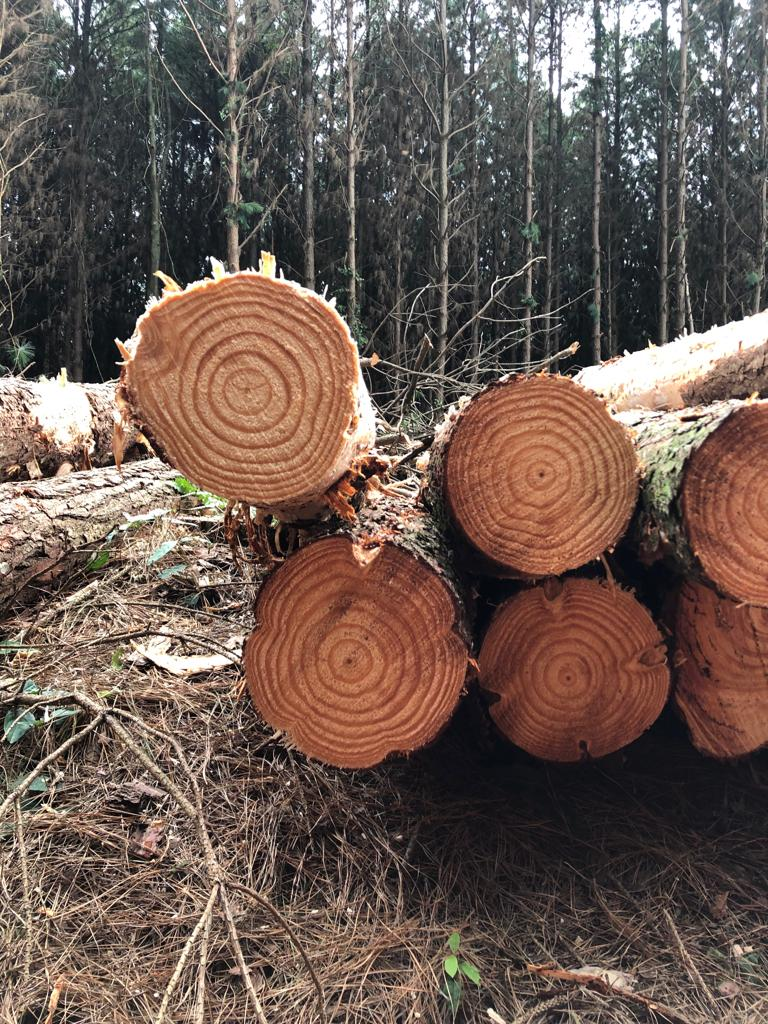
#> input picture image/sequence 1/1_1.jpeg, 768 x 1024 px
$ python -i helper.py   (imports and definitions only)
#> lines starting #> are read from the running program, lines starting #| are printed output that depends on the picture; after the words box and inside, x2 and y2 are one past the last pixel; in counts of white or black regions, pixels touching at a corner belong together
import math

import numpy as np
import cv2
import skimage
import scipy

from count_changes.count_changes import count_changes


def load_img(path):
	img = cv2.imread(path)
	return np.flip(img, 2) # opencv loads in BGR, order is flipped to convert to RGB


def hough_circle(img, min_radius, max_radius, radius_step, relative_threshold, normalize):
	radii = np.arange(min_radius, max_radius, radius_step)
	hough_space = skimage.transform.hough_circle(img, radii)

	# (accums, x, y, radii)
	return skimage.transform.hough_circle_peaks(hough_space, radii,
		threshold = relative_threshold * np.max(hough_space),
		min_xdistance = min_radius, min_ydistance = min_radius,
		normalize = normalize)


# [23 lines left out: functions draw_hough_circles, draw_circles, not called in this run]


def draw_hough_disks(shape, hough_circle_res, mask = None, mask_percentage = None, max_disks = None):
	disk_canvas = np.zeros(shape)

	if max_disks is None:
		indexes = np.flip(np.argsort(hough_circle_res[3])) # sort by highest radius
	else:
		indexes = np.argsort(hough_circle_res[0])[-max_disks:] # sort by highest accumulator value
	iter = zip(hough_circle_res[1][indexes], hough_circle_res[2][indexes], hough_circle_res[3][indexes])

	disks = []

	for center_x, center_y, radius in iter:
		if disk_canvas[center_y, center_x] == 1:
			continue	# ignora circulos cujo centro já está em outro circulo
		disk = skimage.draw.disk((center_y, center_x), radius, shape = disk_canvas.shape)

		if (mask is not None) and (mask_percentage is not None):
			if np.average(mask[disk]) < mask_percentage:
				continue

		disks.append((center_x, center_y, radius))
		disk_canvas[disk] = 1

	return disk_canvas, disks


# [17 lines left out: functions find_empty_square_sizes, get_square_range, not called in this run]


def mahalanobis_distance_from_mean(points, mean, covariance_matrix):
	covariance_inverse = np.linalg.inv(covariance_matrix)
	diff = points - mean
	return np.sum(diff @ covariance_inverse * diff, 1)


def normalize_0_to_1(arr):
	max = np.max(arr)
	min = np.min(arr)
	return (arr - min) / (max - min)


def full_identification_process(img):

	median_kernel_size = 21

	canny_low_threshold = 40
	canny_high_threshold = 70

	edges = __pre_processing(img, median_kernel_size, False, 0, 0, canny_low_threshold, canny_high_threshold)

	min_radius = 50
	max_radius = 150
	radius_step = 2
	hough_relative_threshold = 0.3
	hough_normalize = False

	hough_res = hough_circle(edges, min_radius, max_radius, radius_step, hough_relative_threshold, hough_normalize)
	res_canvas, disks = draw_hough_disks(edges.shape, hough_res, max_disks=2)

	distances_img = __img_mahalanobis(img, res_canvas)
	distance_threshold_mask = __distance_threshold_mask(distances_img)

	median_kernel_size = 11

	gauss_kernel_size = 11
	sigma = 1.8

	canny_low_threshold = 40
	canny_high_threshold = 70

	edges = __pre_processing(img, median_kernel_size, True, sigma, gauss_kernel_size, canny_low_threshold, canny_high_threshold)

	min_radius = 30
	max_radius = 180
	radius_step = 2
	hough_relative_threshold = 0.4
	hough_normalize = False

	hough_res = hough_circle(edges, min_radius, max_radius, radius_step, hough_relative_threshold, hough_normalize)
	res_canvas, disks = draw_hough_disks(edges.shape, hough_res, distance_threshold_mask, 0.7)

	return res_canvas, disks


def __pre_processing(img, median_kernel_size,
	gauss, sigma, gauss_kernel_size,
	canny_low_threshold, canny_high_threshold):

	blurred = np.copy(img)

	blurred = cv2.medianBlur(blurred, median_kernel_size)
	if gauss:
		blurred = cv2.GaussianBlur(blurred, (gauss_kernel_size, gauss_kernel_size), sigma)

	gray_img = cv2.cvtColor(blurred, cv2.COLOR_RGB2GRAY)

	edges = cv2.Canny(gray_img, threshold1 = canny_low_threshold, threshold2 = canny_high_threshold, L2gradient = True)

	return edges


def __img_mahalanobis(img, selected_area):
	disks_on_img = np.copy(img)
	disks_on_img[selected_area == 0] = (0, 0, 0)

	img_HSV = np.copy(img)
	img_HSV = cv2.cvtColor(img_HSV, cv2.COLOR_RGB2HSV)
	disks_on_img_HSV = cv2.cvtColor(disks_on_img, cv2.COLOR_RGB2HSV)

	pixels = np.copy(disks_on_img_HSV[selected_area != 0])
	covar_matrix = np.cov(img_HSV.reshape((-1, 3)).T)
	distances = mahalanobis_distance_from_mean(img_HSV.reshape((-1, 3)), np.mean(pixels, 0), covar_matrix)
	distances = normalize_0_to_1(distances)
	return distances.reshape(selected_area.shape)


def __distance_threshold_mask(distances_img):
	threshold_mask = np.zeros(distances_img.shape)
	threshold_mask[distances_img < 0.15] = 1

	kernel_size = 15
	kernel = cv2.getStructuringElement(cv2.MORPH_ELLIPSE, (kernel_size, kernel_size))
	threshold_mask = cv2.morphologyEx(threshold_mask, cv2.MORPH_OPEN, kernel)
	kernel_size = 15
	kernel = cv2.getStructuringElement(cv2.MORPH_ELLIPSE, (kernel_size, kernel_size))
	return cv2.morphologyEx(threshold_mask, cv2.MORPH_CLOSE, kernel)


# [34 lines left out: function full_age_counting_process, not called in this run]


def rows_moving_avg(matrix, n):
	return scipy.signal.convolve2d(matrix, np.ones((n, 1)), 'same') / n


def img_open(img, kernel_size):
	kernel = cv2.getStructuringElement(cv2.MORPH_ELLIPSE, (kernel_size, kernel_size))
	img = cv2.morphologyEx(img, cv2.MORPH_OPEN, kernel)


def img_close(img, kernel_size):
	kernel = cv2.getStructuringElement(cv2.MORPH_ELLIPSE, (kernel_size, kernel_size))
	img = cv2.morphologyEx(img, cv2.MORPH_OPEN, kernel)

>>> import cv2
>>> picture = cv2.cvtColor(cv2.imread('image/sequence 1/1_1.jpeg'), cv2.COLOR_BGR2RGB)
>>> result = full_identification_process(picture)
#> in __pre_processing, `edges = cv2.Canny(gray_img, threshold1 = canny_low_threshold, threshol..`:
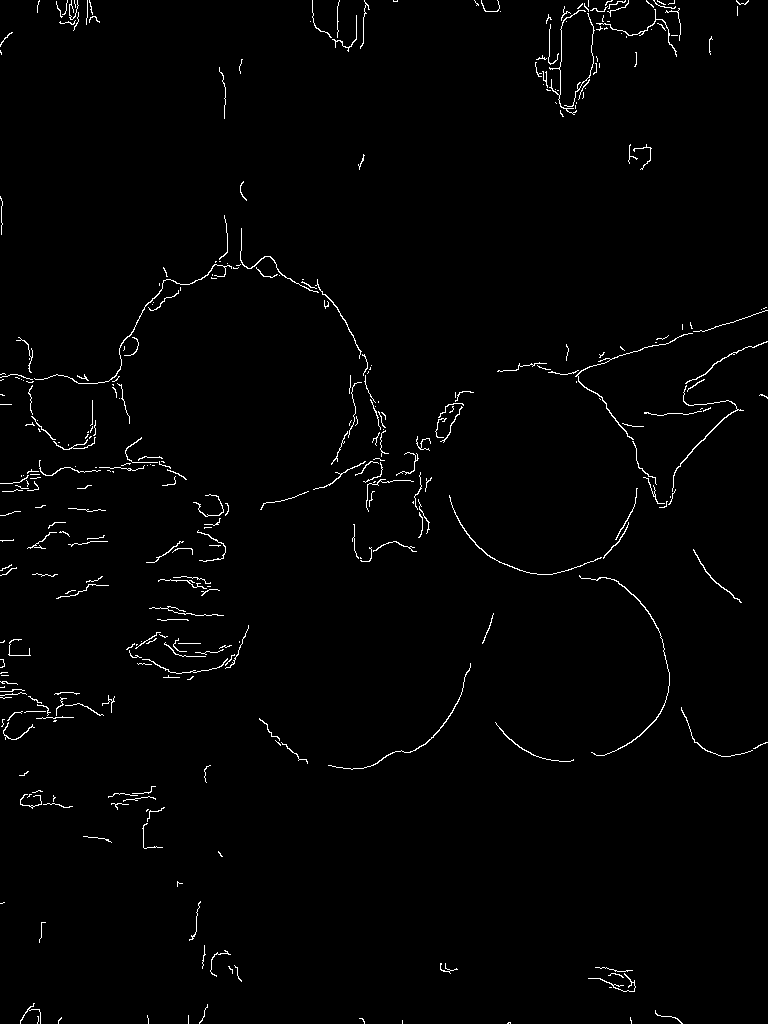
#> edges: shape (1024, 768); 1.4% white in thin lines or dots
#> in draw_hough_disks, `indexes = np.argsort(hough_circle_res[0])[-max_disks:]`: indexes = [1, 0]
#> the loop in draw_hough_disks, `for center_x, center_y, radius in iter:` made 2 passes
#> (center_x, center_y, radius, disk) on passes 1 to 2: (573, 669, 94, 27725 positions, rows 576 to 762, columns 480 to 666), (543, 479, 94, 27725 positions, rows 386 to 572, columns 450 to 636)
#> after the loop in draw_hough_disks, `for center_x, center_y, radius in iter:`:
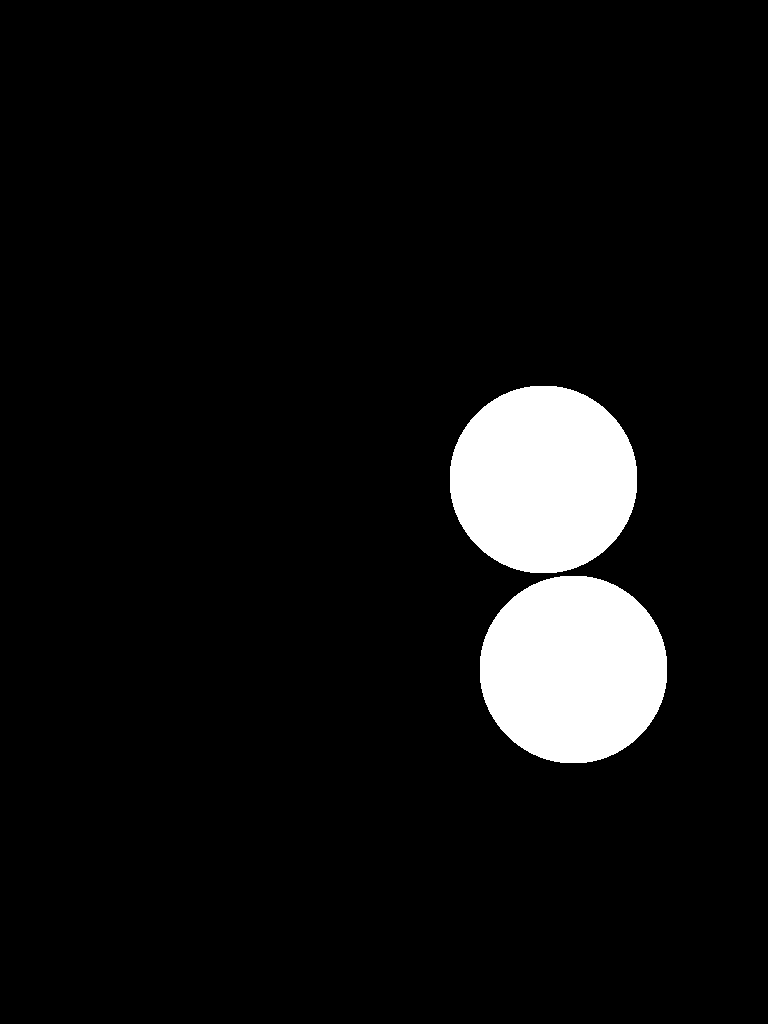
#> disk_canvas: shape (1024, 768) float64; values 0 (black) and 1 (white), 7.1% white; 2 white regions, box (x1, y1, x2, y2) and area: (450, 386, 637, 573) 27725, (480, 576, 667, 763) 27725
#> after the loop in draw_hough_disks, `for center_x, center_y, radius in iter:`: disks = [(573, 669, 94), (543, 479, 94)]
#> in __img_mahalanobis, `covar_matrix = np.cov(img_HSV.reshape((-1, 3)).T)`: covar_matrix = [[2628.5, -1181.7, -1413.6], [-1181.7, 2722.9, 150.8], [-1413.6, 150.8, 4168.1]]
#> in mahalanobis_distance_from_mean, `covariance_inverse = np.linalg.inv(covariance_matrix)`: covariance_inverse = [[0.000596, 0.000248, 0.000193], [0.000248, 0.000471, 6.7e-05], [0.000193, 6.7e-05, 0.000303]]
#> in normalize_0_to_1, `max = np.max(arr)`: max = 27.23
#> in normalize_0_to_1, `min = np.min(arr)`: min = 0.00056
#> call 2 of __pre_processing, with median_kernel_size = 11, gauss = True, sigma = 1.8, gauss_kernel_size = 11, canny_low_threshold = 40, canny_high_threshold = 70
#> in __pre_processing (call 2), `edges = cv2.Canny(gray_img, threshold1 = canny_low_threshold, threshol..`:
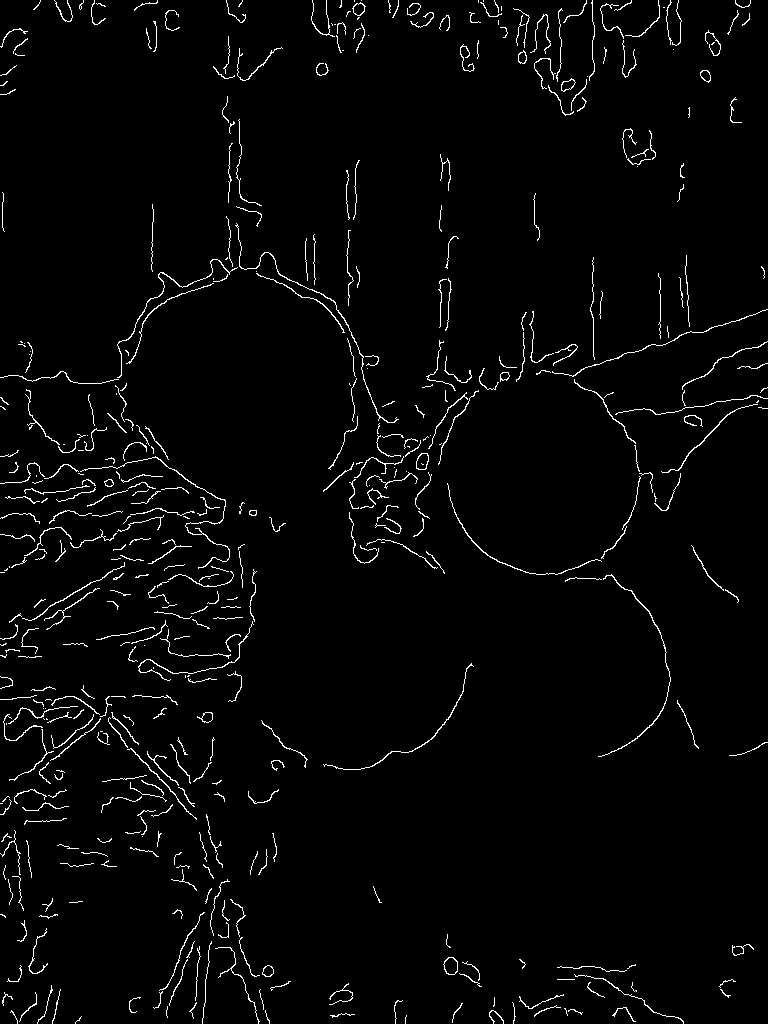
#> edges: shape (1024, 768); 2.5% white in thin lines or dots
#> call 2 of draw_hough_disks, with shape = (1024, 768), mask_percentage = 0.7
#> in draw_hough_disks (call 2), `indexes = np.flip(np.argsort(hough_circle_res[3]))`: indexes = 194 values, max 193 at index 28, min 0 at index 121, mean 96.5
#> the loop in draw_hough_disks (call 2), `for center_x, center_y, radius in iter:` made 194 passes
#> (center_x, center_y, radius, disk) on passes 1 to 3: (238, 428, 146, 66945 positions, rows 283 to 573, columns 93 to 383), (118, 906, 126, 48918 positions, rows 781 to 1023, columns 0 to 243), (513, 470, 126, 49857 positions, rows 345 to 595, columns 388 to 638)
#> after the loop in draw_hough_disks (call 2), `for center_x, center_y, radius in iter:`:
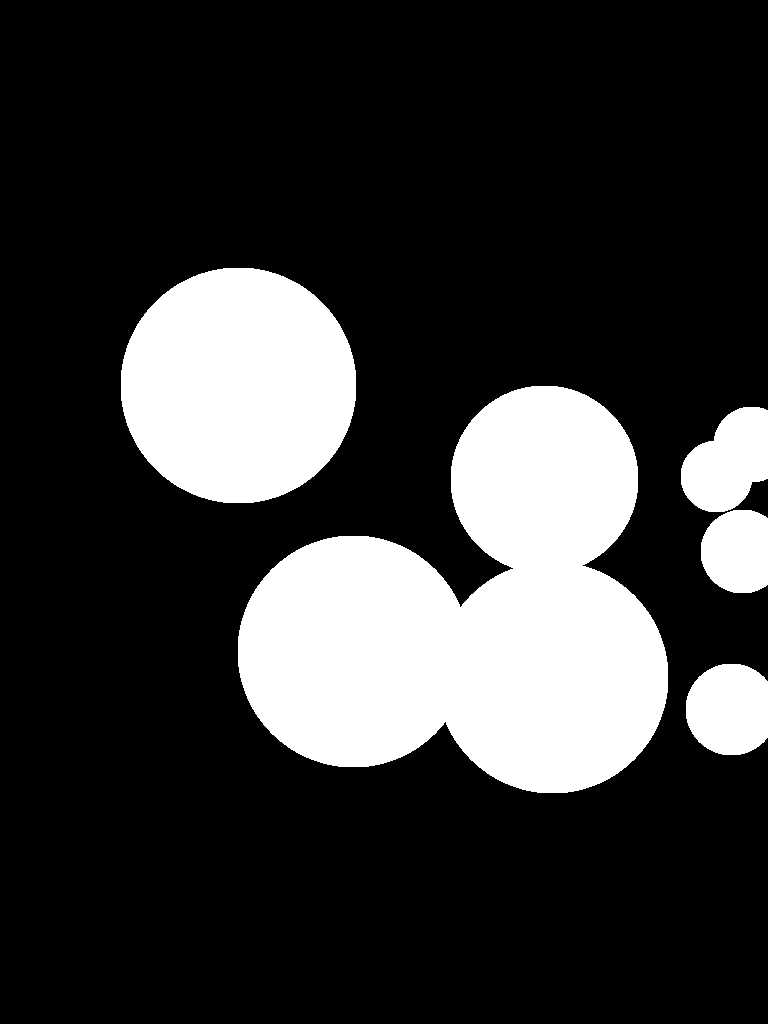
#> disk_canvas: shape (1024, 768) float64; values 0 (black) and 1 (white), 21.7% white; 5 white regions, box (x1, y1, x2, y2) and area: (238, 386, 668, 793) 109236, (121, 268, 356, 503) 43705, (681, 407, 768, 512) 6482, (686, 664, 768, 755) 6264, (701, 510, 768, 593) 4757
#> after the loop in draw_hough_disks (call 2), `for center_x, center_y, radius in iter:`: disks = [(238, 385, 118), (353, 651, 116), (552, 677, 116), (544, 479, 94), (731, 709, 46), (742, 551, 42), (751, 444, 38), (716, 476, 36)]

$ run again, on image/sequence 1/1_2.jpeg
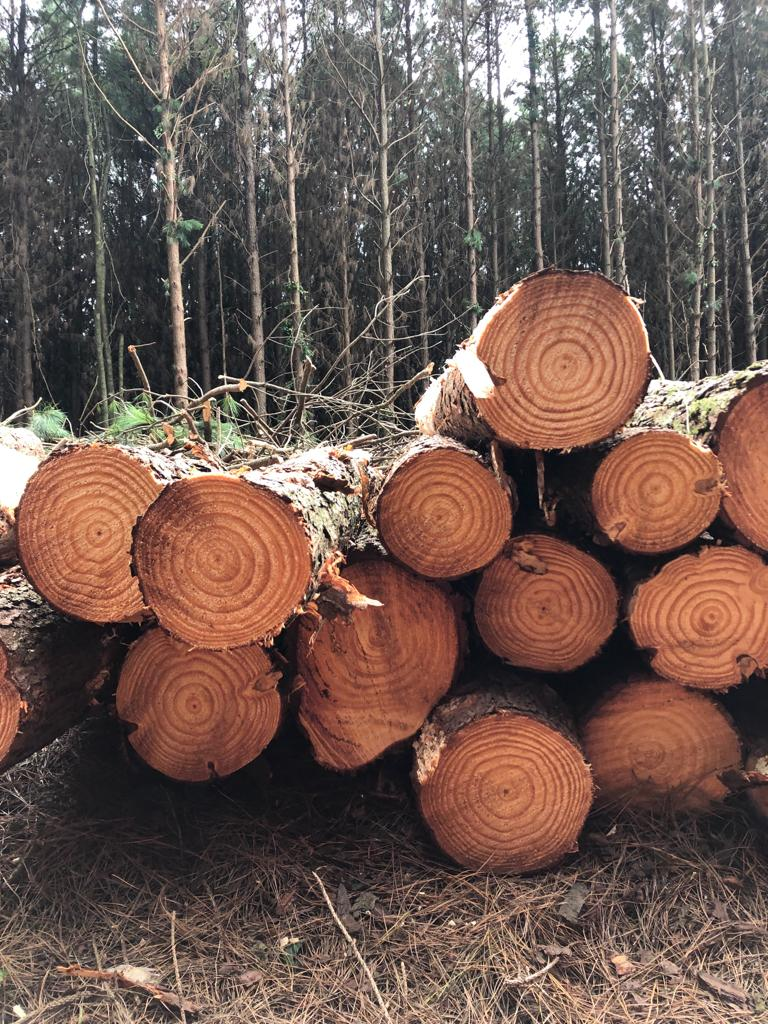
#> input picture image/sequence 1/1_2.jpeg, 768 x 1024 px
#> in __pre_processing, `edges = cv2.Canny(gray_img, threshold1 = canny_low_threshold, threshol..`:
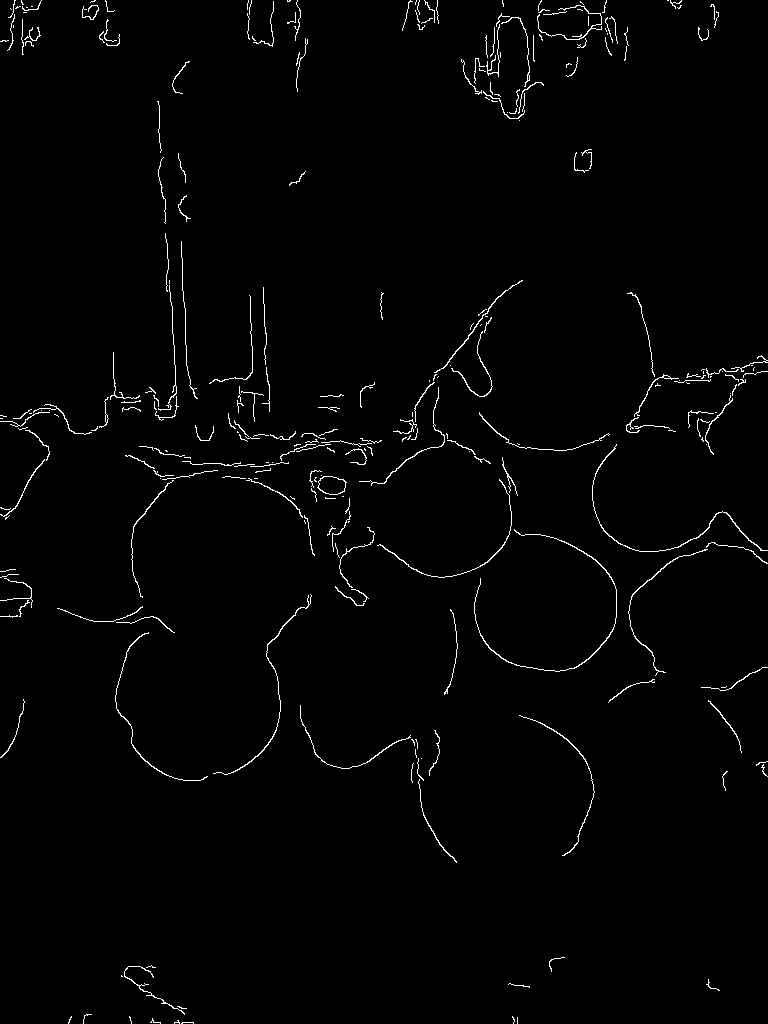
#> edges: shape (1024, 768); 1.5% white in thin lines or dots
#> in draw_hough_disks, `indexes = np.argsort(hough_circle_res[0])[-max_disks:]`: indexes = [1, 0]
#> the loop in draw_hough_disks, `for center_x, center_y, radius in iter:` made 2 passes
#> (center_x, center_y, radius, disk) on passes 1 to 2: (534, 607, 60, 11277 positions, rows 548 to 666, columns 475 to 593), (650, 494, 58, 10545 positions, rows 437 to 551, columns 593 to 707)
#> after the loop in draw_hough_disks, `for center_x, center_y, radius in iter:`: disks = [(534, 607, 60), (650, 494, 58)]
#> img_HSV: shape (1024, 768, 3); mean H, S, V 51.1, 67.1, 115.3
#> disks_on_img_HSV: shape (1024, 768, 3); mean H, S, V 0.3, 3.9, 4.3
#> covar_matrix = [[3317, -1464.8, -1687.5], [-1464.8, 2830.5, 953.5], [-1687.5, 953.5, 3884.5]]
#> covariance_inverse = [[0.000463, 0.000187, 0.000155], [0.000187, 0.000461, -3.17e-05], [0.000155, -3.17e-05, 0.000333]]
#> max = 26.04
#> min = 0.000115
#> distance_threshold_mask: shape (1024, 768) float64; values 0 (black) and 1 (white), 27% white; 4 white regions, box (x1, y1, x2, y2) and area: (304, 273, 768, 873) 148521, (9, 445, 313, 779) 61880, (0, 652, 21, 763) 1792, (174, 918, 189, 933) 169
#> edges: shape (1024, 768); 2.1% white in thin lines or dots
#> in draw_hough_disks (call 2), `indexes = np.flip(np.argsort(hough_circle_res[3]))`: indexes = 112 values, max 111 at index 1, min 0 at index 25, mean 55.5
#> the loop in draw_hough_disks (call 2), `for center_x, center_y, radius in iter:` made 112 passes
#> (center_x, center_y, radius, disk) on passes 1 to 6: (285, 331, 110, 37969 positions, rows 222 to 440, columns 176 to 394), (350, 647, 106, 35253 positions, rows 542 to 752, columns 245 to 455), (466, 476, 106, 35253 positions, rows 371 to 581, columns 361 to 571), (435, 475, 102, 32669 positions, rows 374 to 576, columns 334 to 536), (112, 527, 96, 28913 positions, rows 432 to 622, columns 17 to 207), (221, 557, 90, 25433 positions, rows 468 to 646, columns 132 to 310)
#> after the loop in draw_hough_disks (call 2), `for center_x, center_y, radius in iter:`:
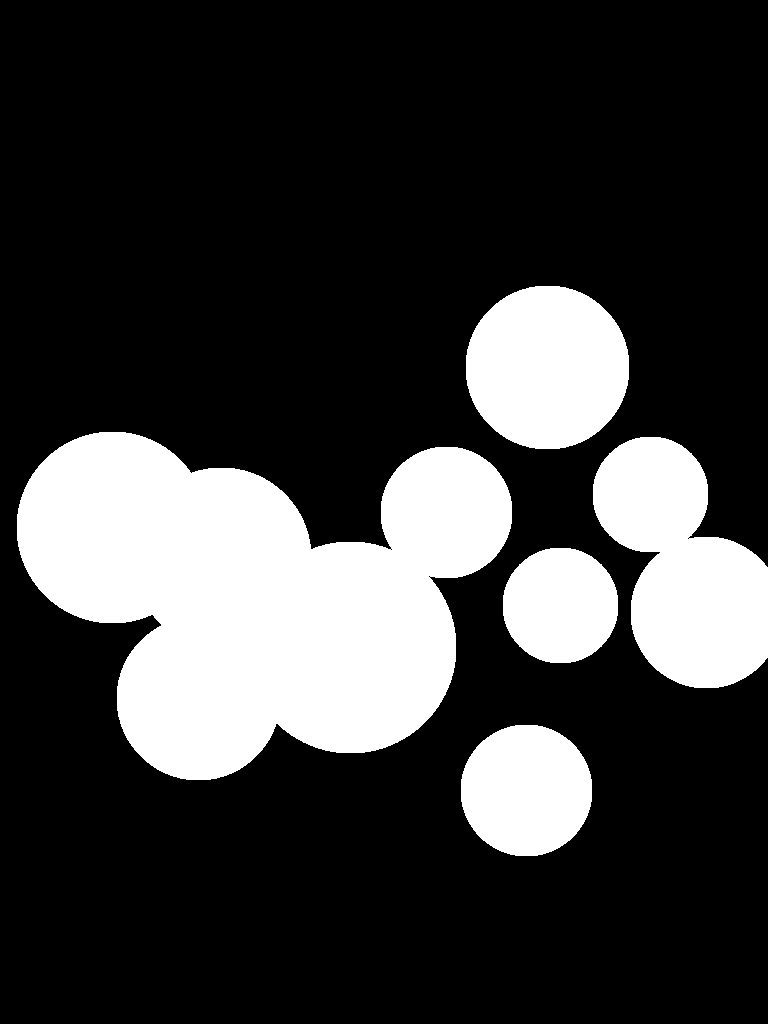
#> disk_canvas: shape (1024, 768) float64; values 0 (black) and 1 (white), 23.3% white; 5 white regions, box (x1, y1, x2, y2) and area: (17, 432, 512, 780) 110011, (593, 437, 768, 688) 27726, (466, 286, 629, 449) 21097, (461, 725, 592, 856) 13669, (503, 548, 618, 663) 10545
#> after the loop in draw_hough_disks (call 2), `for center_x, center_y, radius in iter:`: disks = [(350, 647, 106), (112, 527, 96), (221, 557, 90), (198, 698, 82), (547, 367, 82), (706, 612, 76), (526, 790, 66), (446, 512, 66), (560, 605, 58), (650, 494, 58)]
